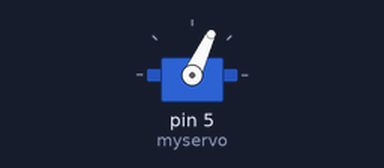
Recording of a sketch running on a simulated Arduino Uno, built with avr-gcc and run on an emulated ATmega328P. Shown: servo.

Above: at 0.05 s.
At 19.95 s:
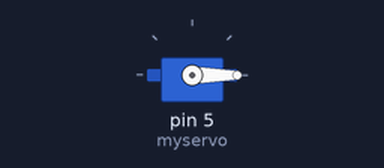
Timing chart, 0 to 26.0 s (numbered marks = the images above):
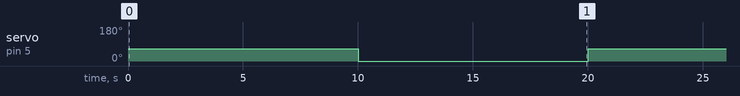

The sketch:

ServoMotor.ino
```cpp
#include <Servo.h> // Include the Servo library
#include <DS3231.h>


Servo myservo;  // Create servo object to control a servo

DS3231 myRTC;
bool century = false;
bool h12Flag;
bool pmFlag;

void setup() {
  Serial.begin(57600);
  myservo.attach(5);  // Attaches the servo on pin 9 to the servo object
  myservo.write(0);    // Tell servo to go to 0 degrees
}

void loop() {
 myservo.write(65);
 delay(10000);
  myservo.write(0);
 delay(10000);
}
```

Measured:
- by itself, servo on pin 5 (myservo): alternates 65° for 10.0 s and 0° for 10.0 s
